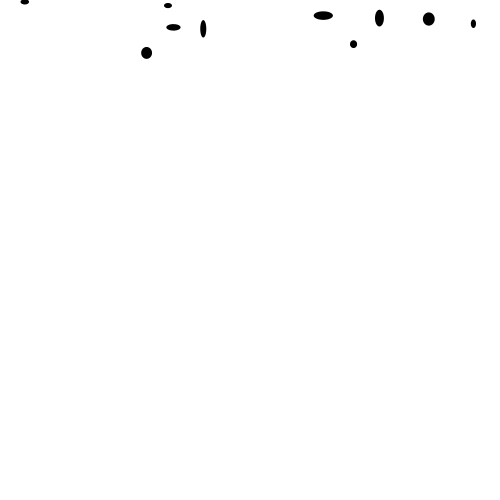
Frame 1 (no input)
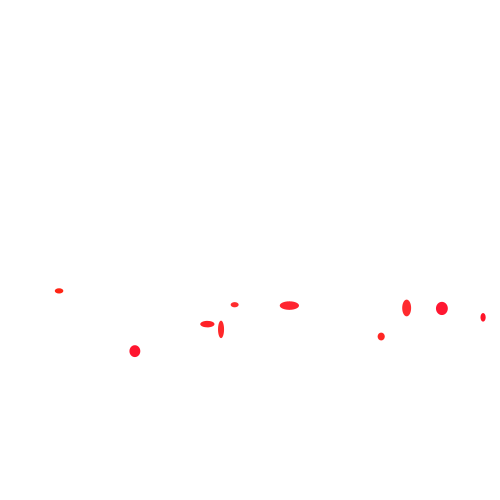
Frame 60 (the mouse pressed at the canvas centre just before this capture)
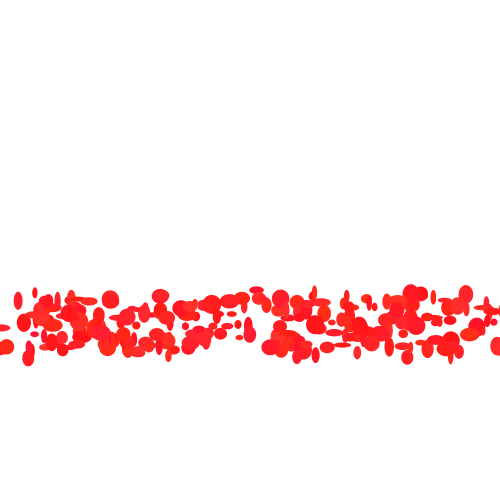
Frame 120 (the mouse held since frame 60 and released just before this capture)

The Processing sketch that drew these frames (run headless with seeded random() and noise(); from frame 60 on, the mouse is pressed at the canvas centre):

// Processing sketch: processing_42324
// ── processing_42324.pde

/**
 *Falling Petals
 *by Fu Huang
 *
 *Emergent Behaviors - Petals falling
 *
 */

Circles[] c;

void setup()
{
  size(500, 500);
  smooth();
  noStroke();

  c = new Circles[510];
  for (int i=0; i<510; i++)
  {
    c[i] = new Circles();
    c[i].x = random(500);
    c[i].y = random(60);
    c[i].w = random(5, 20);
    c[i].h = random(5, 20);
  }
}

void draw()
{
  background(255);

  println(mouseX+10);
  for (int i=0; i<mouseX+10; i++)
  {
    c[i].show();
    c[i].move();
  }

  for (int i=0; i<mouseX+10; i++)
  {
    c[i].howred = 255;
    c[i].howgreen = random(20, 50);
    c[i].howblue = random(20, 50);
  }
  if (c[mouseX+10].y > 500);
  {
    c[mouseX+10].y = random(60);
  }
}
class Circles
{
  float x, y;
  float w, h;
  float howred, howgreen, howblue;

  void show()
  {
    fill(howred, howgreen, howblue);
    ellipse(x, y, w, h);
  }

  void move()
  {
    x+= random (-7, 7);
    y+= random(4, 6);
  }
}
